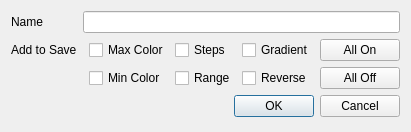
<?xml version="1.0" encoding="UTF-8"?>
<ui version="4.0">
 <class>SaveColorMapDlg</class>
 <widget class="QDialog" name="SaveColorMapDlg">
  <property name="geometry">
   <rect>
    <x>0</x>
    <y>0</y>
    <width>402</width>
    <height>132</height>
   </rect>
  </property>
  <property name="acceptDrops">
   <bool>false</bool>
  </property>
  <property name="windowTitle">
   <string>Save Color Style</string>
  </property>
  <layout class="QGridLayout" name="gridLayout">
   <item row="2" column="3">
    <widget class="QCheckBox" name="checkBox_steps">
     <property name="text">
      <string>Steps</string>
     </property>
    </widget>
   </item>
   <item row="3" column="2">
    <widget class="QCheckBox" name="checkBox_min">
     <property name="text">
      <string>Min Color</string>
     </property>
    </widget>
   </item>
   <item row="2" column="4">
    <widget class="QCheckBox" name="checkBox_gradient">
     <property name="text">
      <string>Gradient</string>
     </property>
    </widget>
   </item>
   <item row="3" column="3">
    <widget class="QCheckBox" name="checkBox_range">
     <property name="text">
      <string>Range</string>
     </property>
    </widget>
   </item>
   <item row="2" column="0">
    <widget class="QLabel" name="label_2">
     <property name="text">
      <string>Add to Save</string>
     </property>
    </widget>
   </item>
   <item row="2" column="2">
    <widget class="QCheckBox" name="checkBox_max">
     <property name="text">
      <string>Max Color</string>
     </property>
    </widget>
   </item>
   <item row="3" column="4">
    <widget class="QCheckBox" name="checkBox_reverse">
     <property name="text">
      <string>Reverse</string>
     </property>
    </widget>
   </item>
   <item row="1" column="0">
    <widget class="QLabel" name="label">
     <property name="text">
      <string>Name</string>
     </property>
    </widget>
   </item>
   <item row="2" column="5">
    <widget class="QPushButton" name="pushButton_allon">
     <property name="text">
      <string>All On</string>
     </property>
    </widget>
   </item>
   <item row="3" column="5">
    <widget class="QPushButton" name="pushButton_alloff">
     <property name="text">
      <string>All Off</string>
     </property>
    </widget>
   </item>
   <item row="5" column="2" colspan="4">
    <widget class="QDialogButtonBox" name="buttonBox">
     <property name="orientation">
      <enum>Qt::Horizontal</enum>
     </property>
     <property name="standardButtons">
      <set>QDialogButtonBox::Cancel|QDialogButtonBox::Ok</set>
     </property>
    </widget>
   </item>
   <item row="1" column="1" colspan="5">
    <widget class="QLineEdit" name="lineEdit"/>
   </item>
  </layout>
 </widget>
 <resources/>
 <connections>
  <connection>
   <sender>buttonBox</sender>
   <signal>accepted()</signal>
   <receiver>SaveColorMapDlg</receiver>
   <slot>accept()</slot>
   <hints>
    <hint type="sourcelabel">
     <x>248</x>
     <y>254</y>
    </hint>
    <hint type="destinationlabel">
     <x>157</x>
     <y>274</y>
    </hint>
   </hints>
  </connection>
  <connection>
   <sender>buttonBox</sender>
   <signal>rejected()</signal>
   <receiver>SaveColorMapDlg</receiver>
   <slot>reject()</slot>
   <hints>
    <hint type="sourcelabel">
     <x>316</x>
     <y>260</y>
    </hint>
    <hint type="destinationlabel">
     <x>286</x>
     <y>274</y>
    </hint>
   </hints>
  </connection>
 </connections>
</ui>
